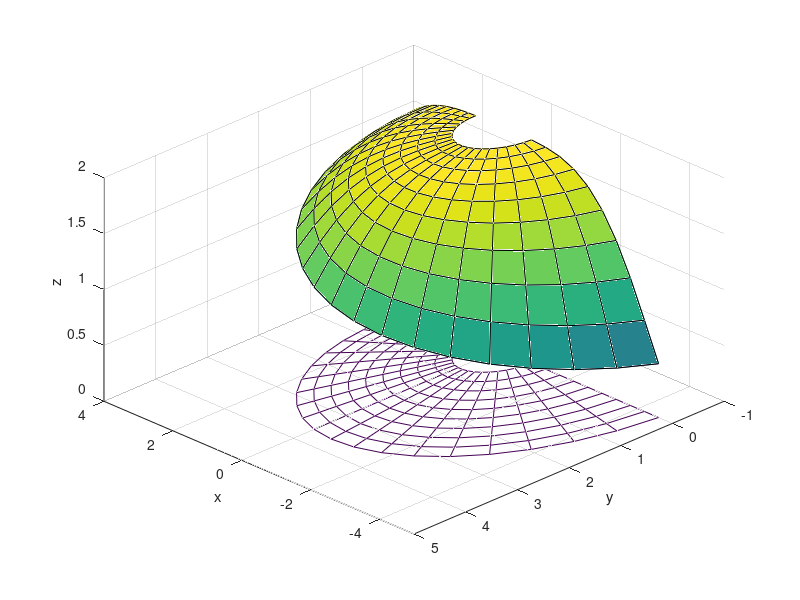

This figure's MATLAB source:
% f2_27 same as L2_27 plots Figure 2.27.
% Copyright S. Nakamura, 1995
set(gcf, 'NumberTitle','off','Name', 'Figure 2.27')

clear,clf,hold off
dth=pi/20;
for j=1:21
for i=1:10
r=0.5+0.2*i + j*0.01*i;
th = dth*(j-1);
x(i,j) = r*cos(th);
y(i,j)= r*sin(th);
z=cos(0.1*(x.^2 + y.^2))+1;
end
end
mesh(x,y,z) % plotting a mesh
view(0,90)
xlabel('x')
ylabel('y')
zlabel('z')
axis([-5, 4, -1 , 5 ])
view([-135,40])
hold on
mesh(x,y,zeros(size(x))) % plotting a grid on x-y plane
disp 'Hit Return'
pause
surf(x,y,z) 
hold off
